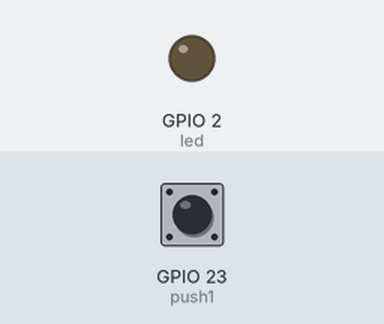
Bench run of a sketch on a simulated ESP32. Shown: output pins drawn as LEDs (lit = HIGH). The test bench sets the inputs (shaded band); at power-on: GPIO 23 (push1) HIGH. Nothing arrives over Bluetooth unless stated; what the sketch prints to the serial monitor is not drawn.

Above: at 1.3 s.
1.4 s: GPIO 23 (push1) pulled LOW for 0.15 s
At 2.6 s:
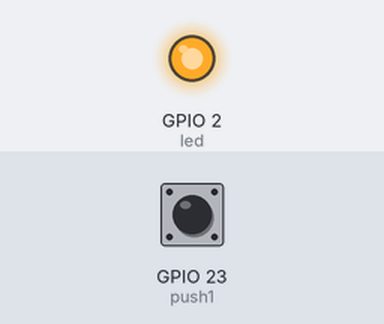
Timing chart, 0 to 4.4 s (numbered marks = the images above; inputs shaded):
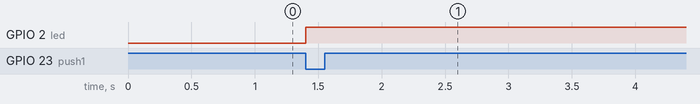

Measured:
- after the input at 1.4 s, GPIO 2 (led): LOW → HIGH at once

The sketch:

main.ino
```cpp
#include "timmer.h"
#include "bluetooth.h"

#define RXD2 39
#define TXD2 17
#define led 2

byte pack[5], imenu=1;
const byte push1 = 23;
boolean segundo=false;
int   totalInterruptCounter=0;

boolean  estadoled=false;

byte verificar() {
  byte serial_reset;
  if ((pack[0] > 128) && (pack[0]<210)){
    serial_reset = 0;
  } else {
    serial_reset = 1;
  }
  return serial_reset;
}

void lectura() {
  if (Serial2.available()>4){
    Serial2.readBytes(pack,5);
    digitalWrite(led,LOW);
    UpdateData();
  }
}

void menu(){
  digitalWrite(led, HIGH);
  imenu++;
  if(imenu>5){
    imenu=1;
  }
}

void UpdateData()  {
  switch (imenu){
  case 1:
    Serial.println(pack[0]);
    break;
  case 2:
    Serial.println(pack[1]);
    break;
  case 3:
    Serial.println(pack[2]);
    break;
  }
  if (segundo)
  {
    switch (imenu)
    {
    case 4:
      Serial.println(pack[3]);
      BTwrite(pack[3]);
      break;
    case 5:
      Serial.println(pack[4]);
      BTwrite(pack[4]);
      break;
    }
    segundo = false;
  }
}

////////////////////SETUP////////////////////////

void setup() {
  Serial.begin(115200);
  pinMode (led, OUTPUT);
  pinMode(push1, INPUT_PULLUP);
  Serial2.begin(115200, SERIAL_8N1, RXD2, TXD2);
  delay(100);
  attachInterrupt(digitalPinToInterrupt(push1) , menu, FALLING);

  //setup timmer
  setup_timmer();

  //setup bluethooth
  setup_bluetooth();

}

////////////////////MAIN////////////////////////

void loop() {
  lectura();
  if (verificar())
  {
    byte a = Serial2.read();
    pack[0]=143;
  }
  if (interruptCounter > 0)
  {
    incrementatimmer();
    segundo = true;
    totalInterruptCounter++;
  }
  confirmBT();
  delay(1);
}
```

bluetooth.cpp
```cpp
#include "BluetoothSerial.h"
#include <Arduino.h>

#if !defined(CONFIG_BT_ENABLED) || !defined(CONFIG_BLUEDROID_ENABLED)
#error Bluetooth is not enabled! Please run `make menuconfig` to and enable it
#endif

BluetoothSerial SerialBT;
boolean confirmRequestPending = true;

void BTConfirmRequestCallback(uint32_t numVal)
{
  confirmRequestPending = true;
  Serial.println(numVal);
}

void BTAuthCompleteCallback(boolean success)
{
  confirmRequestPending = false;
  if (success)
  {
    Serial.println("Pairing success!!");
  }
  else
  {
    Serial.println("Pairing failed, rejected by user!!");
  }
}

void confirmBT()
{
    if (confirmRequestPending)
  {
    if (Serial.available())
    {
      int dat = Serial.read();
      if (dat == 'Y' || dat == 'y')
      {
        SerialBT.confirmReply(true);
      }
      else
      {
        SerialBT.confirmReply(false);
      }
    }
  }
}
void setup_bluetooth()
{
  SerialBT.enableSSP();
  SerialBT.onConfirmRequest(BTConfirmRequestCallback);
  SerialBT.onAuthComplete(BTAuthCompleteCallback);
  SerialBT.begin("ESP32test"); //Bluetooth device name
  Serial.println("The device started, now you can pair it with bluetooth!");

}

void BTwrite (byte dato)
{
  SerialBT.write(dato);
}
```

bluetooth.h
```cpp
void setup_bluetooth();
void confirmBT();
void BTwrite (byte dato);
```

timmer.cpp
```cpp
#include <Arduino.h>

hw_timer_t * timer = NULL;
portMUX_TYPE timerMux = portMUX_INITIALIZER_UNLOCKED;
volatile int interruptCounter=0;


  void IRAM_ATTR onTimer() {
  portENTER_CRITICAL_ISR(&timerMux);
  interruptCounter++;
  portEXIT_CRITICAL_ISR(&timerMux);
  }
    void setup_timmer()
  {
    timer = timerBegin(0, 80, true);
    timerAttachInterrupt(timer, &onTimer, true);
    timerAlarmWrite(timer, 500000, true);
    timerAlarmEnable(timer);
  }
  void incrementatimmer()
  {
    portENTER_CRITICAL(&timerMux);
    interruptCounter--;
    portEXIT_CRITICAL(&timerMux);
  }
```

timmer.h
```cpp
extern volatile int interruptCounter;

void setup_timmer();
void incrementatimmer();
```
